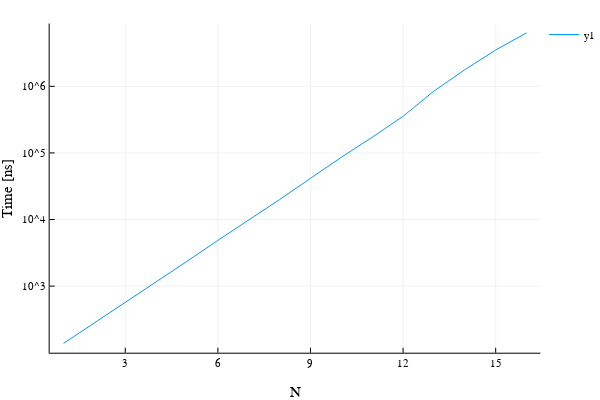

Notebook source saved alongside this figure:
### Code cell
p = plot(result,  yaxis=:log)
xlabel!("N")
ylabel!("Time [ns]")

### Figure 1 — Plotly figure (JSON) as saved in the notebook; plotly's stock layout.template omitted (floating-point values rounded to 4 significant figures)
{"data": [{"xaxis": "x1", "colorbar": {"title": ""}, "yaxis": "y1", "x": [1, 2, 3, 4, 5, 6, 7, 8, 9, 10, 11, 12, 13, 14, 15, 16], "showlegend": true, "mode": "lines", "name": "y1", "zmin": null, "legendgroup": "y1", "zmax": null, "line": {"color": "rgba(0, 154, 250, 1.000)", "shape": "linear", "dash": "solid", "width": 1}, "y": [138.1, 280.3, 559.1, 1150.0, 2360.0, 4864.0, 9812.0, 19960.0, 41550.0, 86070.0, 172000.0, 354900.0, 848600.0, 1774000.0, 3511000.0, 6350000.0], "type": "scatter"}], "layout": {"showlegend": true, "xaxis": {"showticklabels": true, "gridwidth": 0.5, "tickvals": [3, 6, 9, 12, 15], "visible": true, "ticks": "inside", "range": [0.55, 16.45], "domain": [0.09128, 0.9934], "tickmode": "array", "linecolor": "rgba(0, 0, 0, 1.000)", "showgrid": true, "title": "N", "mirror": false, "tickangle": 0, "showline": true, "gridcolor": "rgba(0, 0, 0, 0.100)", "titlefont": {"color": "rgba(0, 0, 0, 1.000)", "family": "sans-serif", "size": 15}, "tickcolor": "rgb(0, 0, 0)", "ticktext": ["3", "6", "9", "12", "15"], "zeroline": false, "type": "-", "tickfont": {"color": "rgba(0, 0, 0, 1.000)", "family": "sans-serif", "size": 11}, "zerolinecolor": "rgba(0, 0, 0, 1.000)", "anchor": "y1"}, "paper_bgcolor": "rgba(255, 255, 255, 1.000)", "annotations": [], "height": 400, "margin": {"l": 0, "b": 20, "r": 0, "t": 20}, "plot_bgcolor": "rgba(255, 255, 255, 1.000)", "yaxis": {"showticklabels": true, "gridwidth": 0.5, "tickvals": [1000, 10000, 100000, 1000000], "visible": true, "ticks": "inside", "range": [2.0, 6.943], "domain": [0.07581, 0.9902], "tickmode": "array", "linecolor": "rgba(0, 0, 0, 1.000)", "showgrid": true, "title": "Time [ns]", "mirror": false, "tickangle": 0, "showline": true, "gridcolor": "rgba(0, 0, 0, 0.100)", "titlefont": {"color": "rgba(0, 0, 0, 1.000)", "family": "sans-serif", "size": 15}, "tickcolor": "rgb(0, 0, 0)", "ticktext": ["10^3", "10^4", "10^5", "10^6"], "zeroline": false, "type": "log", "tickfont": {"color": "rgba(0, 0, 0, 1.000)", "family": "sans-serif", "size": 11}, "zerolinecolor": "rgba(0, 0, 0, 1.000)", "anchor": "x1"}, "legend": {"tracegroupgap": 0, "bordercolor": "rgba(0, 0, 0, 1.000)", "bgcolor": "rgba(255, 255, 255, 1.000)", "font": {"color": "rgba(0, 0, 0, 1.000)", "family": "sans-serif", "size": 11}, "y": 1, "x": 1}, "width": 600}}
